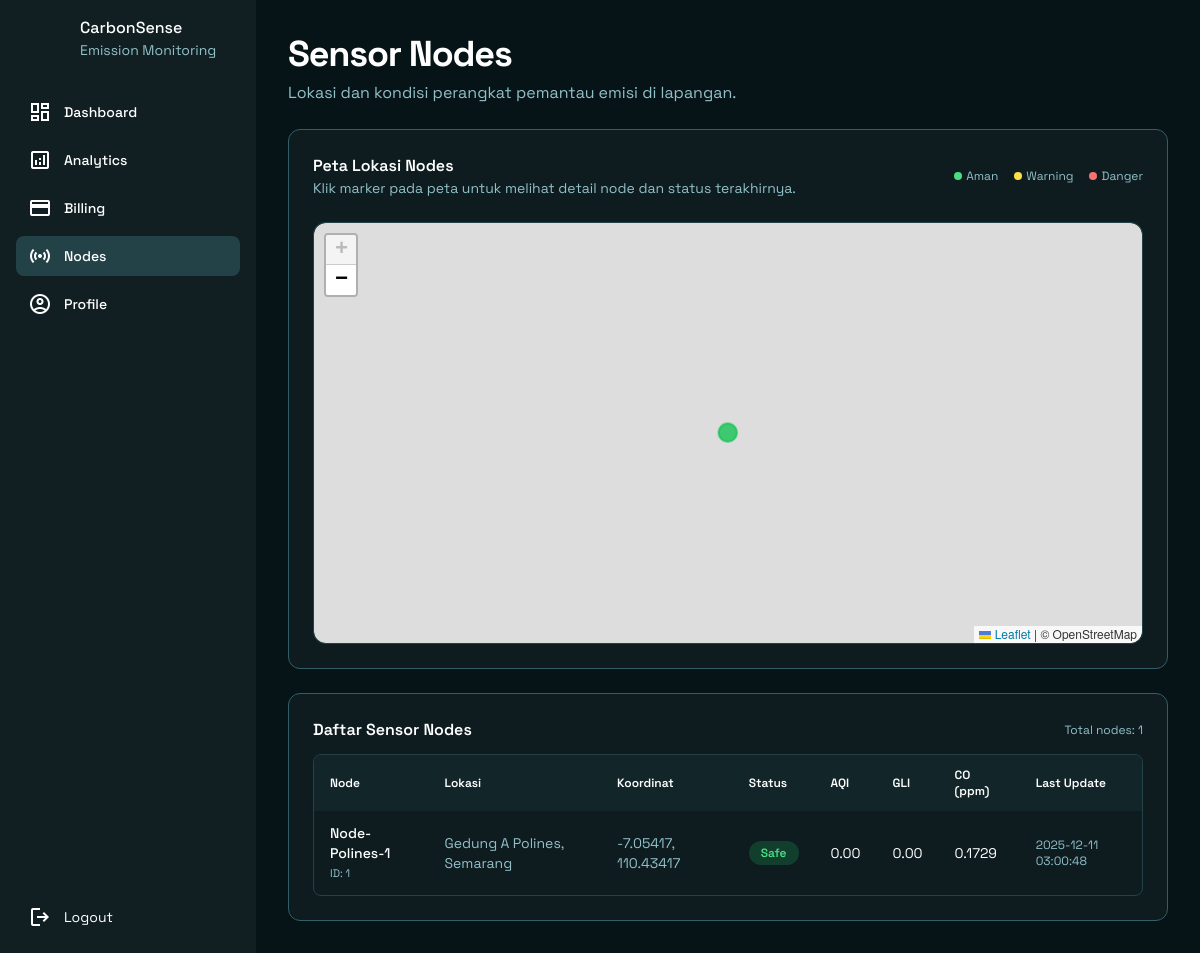
Page /index.php?page=nodes (signed in) on the committed database.
### tables this page shows
CREATE TABLE `sensor_nodes` (
  `id` int(11) NOT NULL,
  `node_name` varchar(100) NOT NULL,
  `api_key` varchar(255) NOT NULL,
  `owner_id` int(11) NOT NULL,
  `created_at` timestamp NULL DEFAULT current_timestamp(),
  `latitude` decimal(10,7) DEFAULT NULL,
  `longitude` decimal(10,7) DEFAULT NULL,
  `location_label` varchar(150) DEFAULT NULL
);

### pages/nodes.php (the view, shortened to what this page needs)
<?php
require_once __DIR__.'/../api/config.php';
$sql = '
  SELECT
    n.id,
    n.node_name,
    n.latitude,
    n.longitude,
    n.location_label,
    n.created_at,
    sd.data       AS latest_data,
    sd.created_at AS last_seen
  FROM sensor_nodes n
  LEFT JOIN (
      SELECT s1.*
      FROM sensor_data s1
      INNER JOIN (
        SELECT node_id, MAX(created_at) AS max_created
        FROM sensor_data
        GROUP BY node_id
      ) s2
      ON s1.node_id = s2.node_id
      AND s1.created_at = s2.max_created
  ) sd ON sd.node_id = n.id
  ORDER BY n.id ASC
';
$result = $conn->query($sql);
$nodes = [];
if ($result) {
    while ($row = $result->fetch_assoc()) {
        $latest = [];
        if (!empty($row['latest_data'])) {
            $decoded = json_decode($row['latest_data'], true);
            if (is_array($decoded)) {
                $latest = $decoded;
            }
        }
        $overall = strtoupper($latest['OverallStatus'] ?? 'UNKNOWN');
        $aqi = isset($latest['AirQualityIndex']) ? floatval($latest['AirQualityIndex']) : null;
        $gli = isset($latest['GasLeakIndex']) ? floatval($latest['GasLeakIndex']) : null;
        $co = isset($latest['COLevel']) ? floatval($latest['COLevel']) : null;
        $nodes[] = [
            'id' => (int) $row['id'],
            'name' => $row['node_name'],
            'lat' => $row['latitude'] !== null ? (float) $row['latitude'] : null,
            'lng' => $row['longitude'] !== null ? (float) $row['longitude'] : null,
            'location' => $row['location_label'] ?? '',
            'created_at' => $row['created_at'],
            'last_seen' => $row['last_seen'],
            'status' => $overall,
            'aqi' => $aqi,
            'gli' => $gli,
            'co' => $co,
        ];
    }
}
?>
<link
  rel="stylesheet"
  href="https://unpkg.com/leaflet@1.9.4/dist/leaflet.css"
/>
<div class="w-full max-w-7xl mx-auto flex flex-col gap-6">
  <div class="flex flex-wrap justify-between items-center gap-4">
    <div class="flex items-center gap-3">
      <div class="flex flex-col gap-1">
        <p class="text-white text-4xl font-black leading-tight tracking-[-0.033em]">
          Sensor Nodes
        </p>
        <p class="text-textmuted text-base">
          Lokasi dan kondisi perangkat pemantau emisi di lapangan.
        </p>
      </div>
    </div>
  </div>
  <section class="flex flex-col gap-3 rounded-xl border border-border bg-card/80 p-6">
    <div class="flex items-center justify-between gap-4">
      <div>
        <h3 class="text-white text-base font-semibold">Peta Lokasi Nodes</h3>
        <p class="text-textmuted text-sm">
          Klik marker pada peta untuk melihat detail node dan status terakhirnya.
        </p>
      </div>
      <div class="flex items-center gap-4 text-xs">
        <div class="flex items-center gap-1">
          <span class="inline-block size-2 rounded-full bg-green-400"></span>
          <span class="text-textmuted">Aman</span>
        </div>
        <div class="flex items-center gap-1">
          <span class="inline-block size-2 rounded-full bg-yellow-300"></span>
          <span class="text-textmuted">Warning</span>
        </div>
        <div class="flex items-center gap-1">
          <span class="inline-block size-2 rounded-full bg-red-400"></span>
          <span class="text-textmuted">Danger</span>
        </div>
      </div>
    </div>
    <div class="mt-3 border border-[#234248] bg-[#0c181a] rounded-xl overflow-hidden">
      <div id="nodes-map"></div>
    </div>
  </section>
  <section class="flex flex-col gap-3 rounded-xl border border-border bg-card/80 p-6">
    <div class="flex items-center justify-between gap-2">
      <h3 class="text-white text-base font-semibold">Daftar Sensor Nodes</h3>
      <p class="text-textmuted text-xs">
        Total nodes: <?php echo count($nodes); ?>
      </p>
    </div>
    <div class="overflow-x-auto rounded-lg border border-[#234248]">
      <table class="min-w-full text-left text-sm">
        <thead class="bg-[#12262a]">
          <tr>
            <th class="px-4 py-3 text-xs font-semibold text-white">Node</th>
            <th class="px-4 py-3 text-xs font-semibold text-white">Lokasi</th>
            <th class="px-4 py-3 text-xs font-semibold text-white">Koordinat</th>
            <th class="px-4 py-3 text-xs font-semibold text-white">Status</th>
            <th class="px-4 py-3 text-xs font-semibold text-white">AQI</th>
            <th class="px-4 py-3 text-xs font-semibold text-white">GLI</th>
            <th class="px-4 py-3 text-xs font-semibold text-white">CO (ppm)</th>
            <th class="px-4 py-3 text-xs font-semibold text-white">Last Update</th>
          </tr>
        </thead>
        <tbody class="divide-y divide-[#234248]">
        <?php if (!empty($nodes)) { ?>
          <?php foreach ($nodes as $node) { ?>
            <?php
              $status = $node['status'];
              $badgeClass = 'bg-slate-500/20 text-slate-200';
              $label = 'UNKNOWN';
              if ($status === 'SAFE') {
                  $badgeClass = 'bg-green-500/20 text-green-400';
                  $label = 'Safe';
              } elseif ($status === 'WARNING') {
                  $badgeClass = 'bg-yellow-500/20 text-yellow-200';
                  $label = 'Warning';
              } elseif ($status === 'DANGER') {
                  $badgeClass = 'bg-red-500/20 text-red-400';
                  $label = 'Danger';
              }
              $coord = ($node['lat'] !== null && $node['lng'] !== null)
                  ? sprintf('%.5f, %.5f', $node['lat'], $node['lng'])
                  : '-';
              ?>
            <tr class="hover:bg-white/5">
              <td class="px-4 py-3 text-white">
                <div class="flex flex-col">
                  <span class="font-medium"><?php echo htmlspecialchars($node['name']); ?></span>
                  <span class="text-[11px] text-textmuted">ID: <?php echo $node['id']; ?></span>
                </div>
              </td>
              <td class="px-4 py-3 text-textmuted">
                <?php echo $node['location'] ? htmlspecialchars($node['location']) : '-'; ?>
              </td>
              <td class="px-4 py-3 text-textmuted">
                <?php echo $coord; ?>
              </td>
              <td class="px-4 py-3">
                <span class="inline-flex items-center rounded-full px-3 py-1 text-xs font-semibold <?php echo $badgeClass; ?>">
                  <?php echo $label; ?>
                </span>
              </td>
              <td class="px-4 py-3 text-white">
                <?php echo $node['aqi'] !== null ? number_format($node['aqi'], 2) : '-'; ?>
              </td>
              <td class="px-4 py-3 text-white">
                <?php echo $node['gli'] !== null ? number_format($node['gli'], 2) : '-'; ?>
              </td>
              <td class="px-4 py-3 text-white">
                <?php echo $node['co'] !== null ? number_format($node['co'], 4) : '-'; ?>
              </td>
              <td class="px-4 py-3 text-textmuted text-xs">
                <?php echo $node['last_seen'] ?: '-'; ?>
              </td>
            </tr>
          <?php } ?>
        <?php } ?>
        </tbody>
      </table>
    </div>
  </section>
</div>

### index.php (style rules this page uses)
* { scrollbar-width: thin; scrollbar-color: #244649 #0f1f22; }

### pages/nodes.php (style rules this page uses)
#nodes-map { width: 100%; height: 420px; border-radius: 0.75rem; }

### rows in the picture
sensor_nodes: node_name "Node-Polines-1", id "1", location_label "Gedung A Polines, Semarang", coord "-7.05417, 110.43417", label "Safe", aqi "0.00", gli "0.00", co "0.1729", last_seen "2025-12-11 03:00:48"

### other values in the picture
$label "Dashboard Analytics Billing Nodes Profile"
count($nodes) "1"
